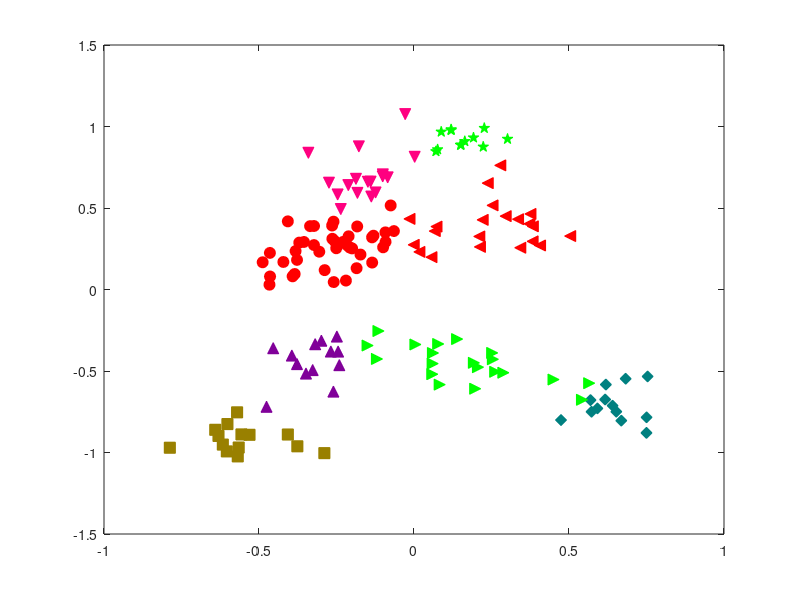

Reproduce this figure in MATLAB.
1;

function showAssignments(X,assignments)
  centmarkers={'o','p','s','d','^','v','<','>','*','h'};
  centcolors=[1,0,0;
              0,1,0;
              0.6,0.5,0;
              0,0.5,0.5;
              0.5,0,0.6;
              1,0,0.5];
  C=max(assignments(:));
  pos=find(assignments==0);
  hold off;
  plot(X(pos,1),X(pos,2),'bx');
  hold on;
  
  for i_=1:C
    pos=find(assignments==i_);
    col=mod(i_-1,rows(centcolors))+1;
    mar=mod(i_-1,length(centmarkers))+1;
    eval(["plot(X(pos,1),X(pos,2),'" centmarkers{mar} "',\"color\"," mat2str(centcolors(col,:)) ",\"markeredgecolor\"," mat2str(centcolors(col,:)) ",\"markerfacecolor\"," mat2str(centcolors(col,:)) ",\"markersize\",8)"]);
  endfor
endfunction

function [assignments,C] = demoDBscan(X,minpts,EPS)
  C = 0;
  assignments = zeros(size(X)(1),1);
  clustered = zeros(size(X)(1),1);
  for i=1: size(X)(1)
    if(clustered(i)==1)
      continue;
    endif
    clustered(i)=1;
    isneighbour = [];
    neighbourcount = 0;
    for j=1: size(X)(1)
      dist = sqrt(sum((X(i,:)-X(j,:)).^2));
      if(dist<EPS)
        neighbourcount++;
        isneighbour = [isneighbour j];
      endif
    endfor
    if(neighbourcount<minpts)
      continue;
    else
      C++;
      assignments(i) = C;
      for k=isneighbour
        if(clustered(k)==0)
          clustered(k) = 1;
          _isneighbour = [];
          _neighbourcount = 0;
          for j=1: size(X)(1)
            dist = sqrt(sum((X(k,:)-X(j,:)).^2));
            if(dist<EPS)
              _neighbourcount++;
              _isneighbour = [_isneighbour j];
            endif
          endfor
          if(_neighbourcount>=minpts)
            isneighbour = [isneighbour _isneighbour];
          endif
        endif
        assignments(k) = C;
      endfor
    endif
    showAssignments(X,assignments);
    printf("Presione ENTER para buscar siguiente cluster\n");
    fflush(stdout);
    pause();
  endfor
endfunction


% Configuración
minPts=5; # mínimo número de puntos para conexión
epsilo=0.4; # Tamaño que esfera que debe contener los minPts 



sigma=0.1;
N=15;
centros=rand(10,2)*(2-2*sigma)-(1-sigma);
data=normrnd(0,sigma,N,2)+centros(1,:);
for i_=2:rows(centros)
  data=[data;(normrnd(0,sigma,N,2)+centros(i_,:))];
endfor;

figure(1)
demoDBscan(data,minPts,epsilo);
